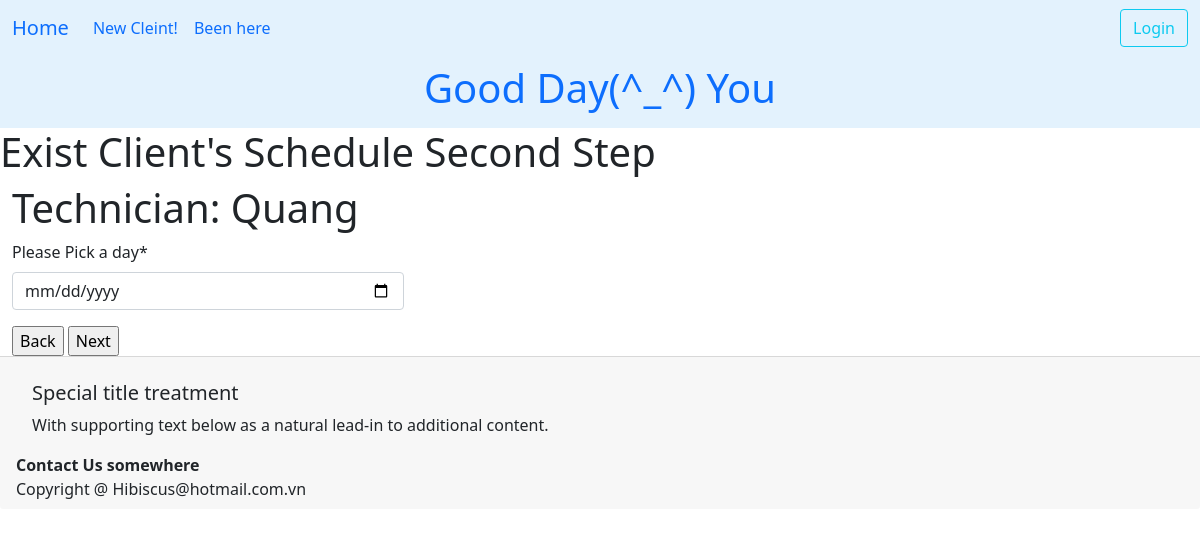
The app's page /dathen/tech_exist/2/, older data.
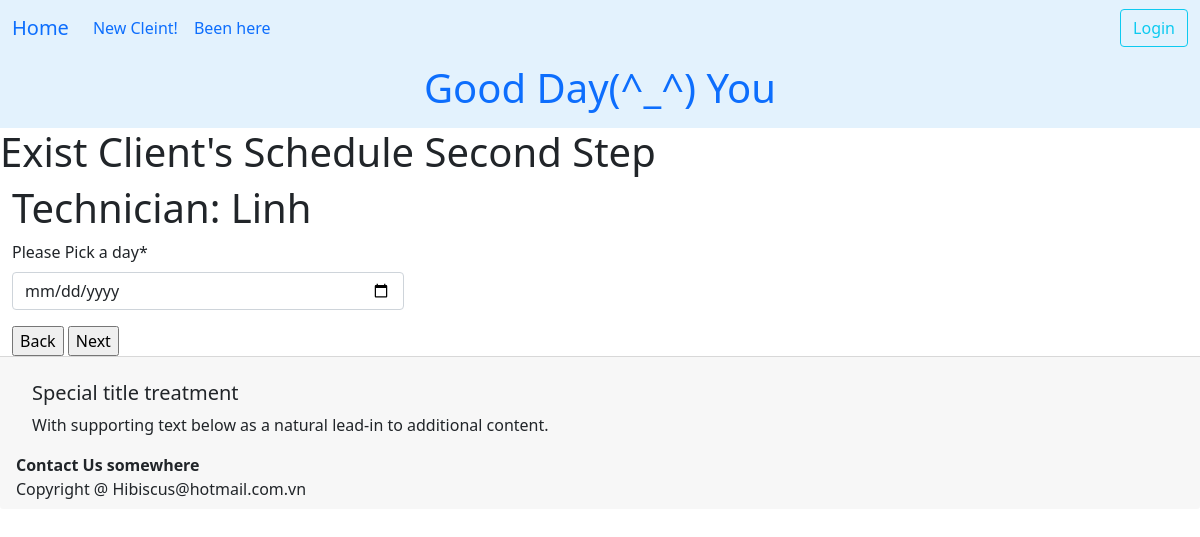
The same page, newer data.
### ledger/models.py (models this page shows, shortened)
class Technician(models.Model):
    class Status(models.TextChoices):
        on = "Working"
        off = "Off Work"
        available = "Available"
    name = models.CharField(max_length=25)
    phone = PhoneNumberField()
    email = models.EmailField(max_length=40, null=True, blank=True)
    owner = models.ForeignKey(settings.AUTH_USER_MODEL, on_delete=models.DO_NOTHING)
    isWork = models.BooleanField(default=False)
    start_work_at = models.TimeField()
    end_work = models.TimeField()
    status = models.CharField(choices=Status.choices, max_length=12, default=Status.off)
    picture = models.BinaryField(null=True, editable=True)
    content_type = models.CharField(max_length=256, null=True, help_text='The MIMEType of the file')
    services = models.ManyToManyField("Service", blank=True, related_name="tech")
    time_come_in = models.TimeField(null=True)
    class Meta:
        unique_together = ('name','phone',)
        ordering = ['name']
    def __str__(self) -> str:
        return self.name

### datHen/views.py (the view)
# urls.py: path('tech_exist/<int:pk>/', views.ExistSecond.as_view(), name='technician_detail_exist' ),
class ExistSecond(View):
    template = 'datHen/exist_second.html'
    def get(self, request, pk):
        request.session['date'] = request.GET.get('day_comes')
        tech = get_object_or_404(Technician, id=pk)
        secondForm = DateForm()
        cont = {
            'tech': tech,
                'secondForm': secondForm,
            }
        request.session['tech_id'] = pk
        return render(request, self.template, cont)

### datHen/forms.py (shortened to what this page needs)
class DateForm(forms.ModelForm):
    class Meta:
        model=Khach
        fields = ['day_comes']
    day_comes = forms.DateField(
        widget=ChonNgay(attrs={'min': date.today()}),
        label="Please Pick a day"
        )

### datHen/templates/datHen/exist_second.html (shortened to what this page needs)
{% extends 'base.html' %}
{% load crispy_forms_tags %}
{% load humanize %}
{% block headding %}
    <h1 class='title'>Exist Client's Schedule Second Step</h1>
{% endblock headding %}
{% block content %}
    <h1>Technician: {{ tech }}</h1>
      <form action='{% url "datHen:service_choice_exist" %}' method='get'>
        <div class="table-responsive">
          <div class="form-group col-md-4">
                {{ secondForm.day_comes | as_crispy_field }}
              </div>
              <input type='submit' onclick="window.location='{% url 'datHen:first_step' %}'; return false; " value='Back' >
            <input type='submit' value='Next'  >
        </div>
    </form>
{% endblock content %}
{% block footer %}
    <strong>Contact Us somewhere</strong>
{% endblock footer %}

Row changes from the older to the newer data that the page shows:
changed Technician: name "Quang" → "Linh"
